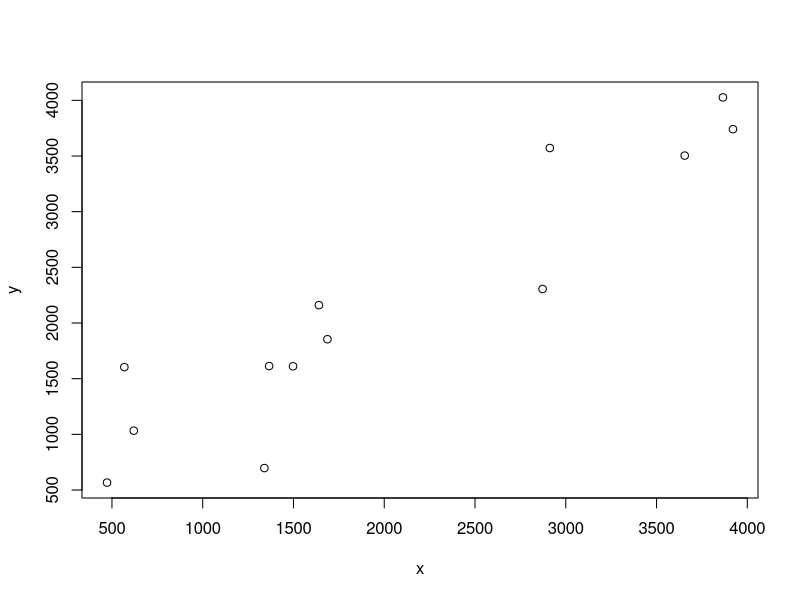
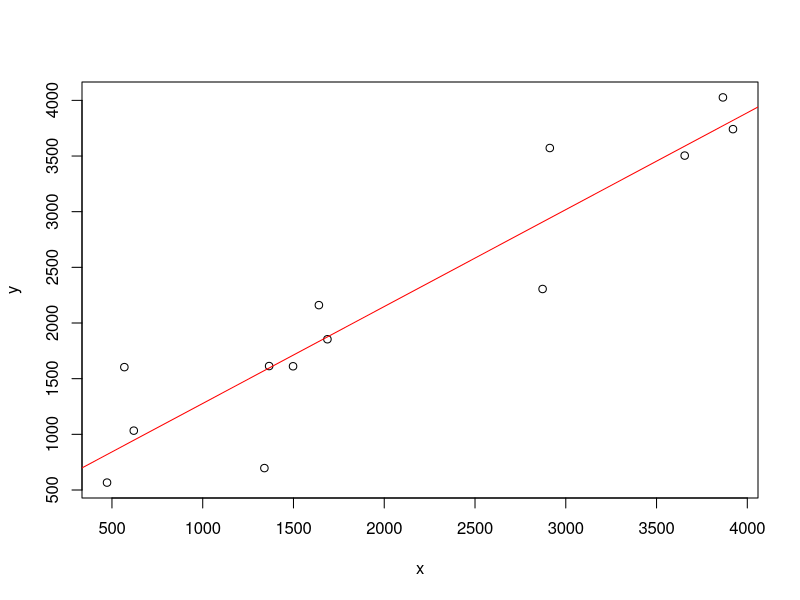
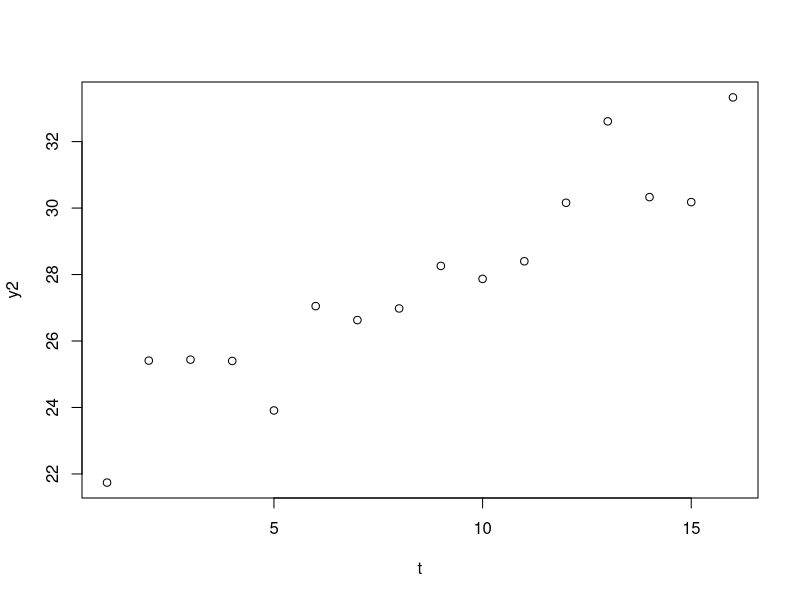
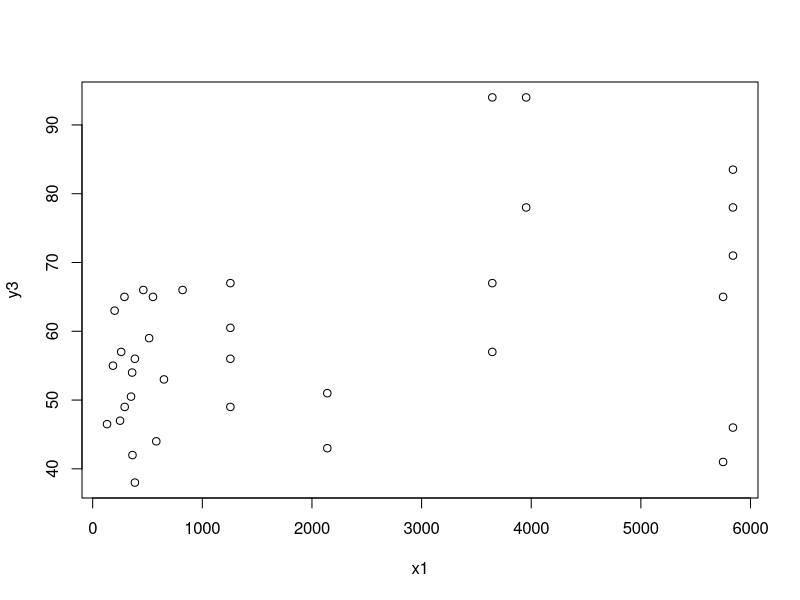
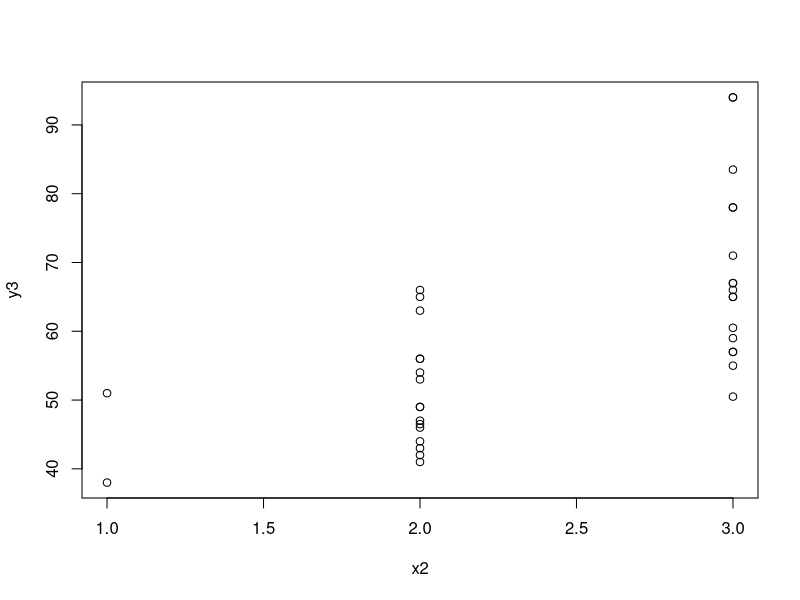
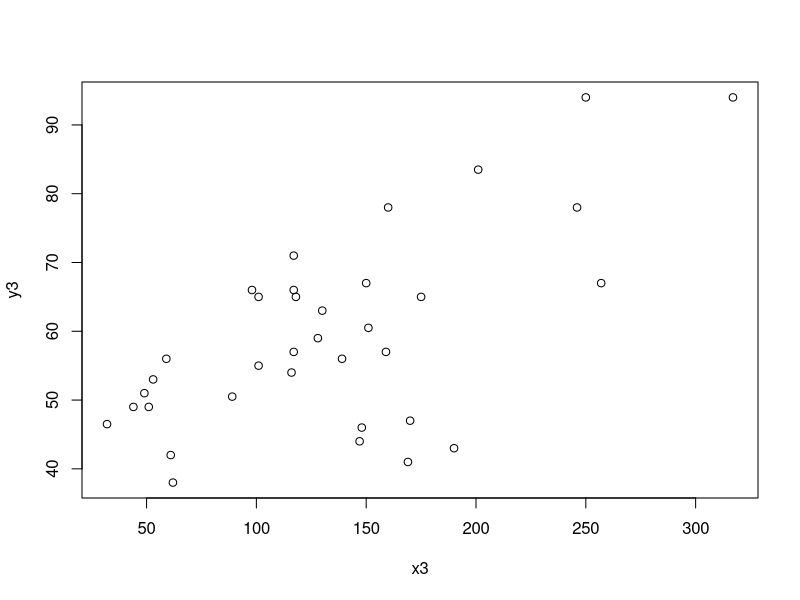

These charts were generated, in order, by the following R code:
## ---- chunk 1
y<-c(566.52,696.82,1033.15,1603.62,1611.37,1613.27,1854.17,2160.55,2305.58,3503.93,3571.89,3741.40,4026.52)
x<-c(472.92,1339.75,620.25,568.33,1497.6,1365.83,1687,1639.92,2872.33,3655.08,2912,3921,3865.67)
plot(y~x)
## ---- chunk 2
lin<-lm(y~x)
lin
## ---- chunk 3
plot(y~x)
abline(lm(y~x),col="red")
## ---- chunk 4
summary(lin)
qt(0.975,length(y)-2)
## ---- chunk 5
confint(lin, level=0.99)  
## ---- chunk 6
MSR<-sum((0.8705*x+407.0315-mean(y))^2)
SSE<-sum((y-(0.8705*x+407.0315))^2)
MSE<-SSE/(length(y)-2)
F_stat<-MSR/MSE
F_stat
## ---- chunk 7
qf(0.95,1,11)
## ---- chunk 8
t_stat<-8.344
t_stat^2
F_stat
## ---- chunk 9
F_value<-qf(0.95,1,11)
T_value<-qt(0.975,11)
F_value
T_value^2
## ---- chunk 10
T_value90<-pt(0.95,11)
c00<-(1/length(y))+(mean(x))^2/sum((x-mean(x))^2)
s<-sqrt(SSE/(length(y)-2))
407.0315-T_value90*sqrt(c00)*s
407.0315+T_value90*sqrt(c00)*s
## ---- chunk 11
y0_hat<-0.8705*3000+407.0315
h00<-1/length(y)+(3000-mean(x))^2/sum((x-mean(x))^2)
y0_hat-T_value*s*sqrt(h00)
y0_hat+T_value*s*sqrt(h00)
## ---- chunk 12
y0_hat-T_value*s*sqrt(h00+1)
y0_hat+T_value*s*sqrt(h00+1)
## ---- chunk 13
SST<-sum((y-mean(y))^2)
SSR<-sum((0.8705*x+407.0315-mean(y))^2)
r<-sqrt(SSR/SST)

SST
SSR
SSE
r^2
## ---- chunk 14
y2<-c(21.74,25.41,25.44,25.4,23.91,27.05,26.63,26.98,28.26,27.87,28.4,30.16,32.61,30.33,30.18,33.33)
t<-c(1:16)
## ---- chunk 15
plot(y2~t)
## ---- chunk 16
lin2<-lm(y2~t)
lin2
## ---- chunk 17
new_t<-17
new_y<-0.603*new_t+22.606
new_y

new_t<-18
new_y2<-0.603*new_t+22.606
new_y2
## ---- chunk 18
b1<-0.603
b0<-22.606
SSE2<-sum((y2-(b0+b1*t))^2)
s2<-SSE2/(length(y2)-2)
s<-sqrt(s2)

SSE2
s2
s
## ---- chunk 19
summary(lin2)
## ---- chunk 20
newdata<-data.frame(t=17)
predict(lin2,newdata,interval="prediction",level=0.95)
## ---- chunk 21
hotel<-matrix(c(
385, 2, 59, 56.0,
385, 1, 62, 38.0,
1256, 2, 139, 56.0,
1256, 2, 51, 49.0,
1256, 3, 150, 67,
1256, 3, 151, 60.5,
350, 3, 89, 50.5,
292, 2, 44, 49,
185, 3, 101, 55,
290, 2, 101, 65,
3645, 3, 317, 94,
3645, 3, 159, 57,
3645, 3, 257, 67,
820, 2, 98, 66,
360, 2, 116, 54,
200, 2, 130, 63,
131, 2, 32, 46.5,
515, 3, 128, 59,
550, 3, 118, 65,
260, 3, 117, 57,
650, 2, 53, 53,
580, 2, 147, 44,
363, 2, 61, 42,
250, 2, 170, 47,
462, 3, 117, 66,
2140, 2, 190, 43,
2140, 1, 49, 51,
5750, 3, 175, 65,
5750, 2, 169, 41,
5840, 3, 160, 78,
5840, 3, 201, 83.5,
5840, 3, 117, 71,
5840, 2, 148, 46,
3954, 3, 250, 94,
3954, 3, 246, 78),ncol=4,byrow=T)

hotel<-data.frame(hotel)
names(hotel)<-c("x1","x2","x3","y3")

x1<-hotel[,1]
x2<-hotel[,2]
x3<-hotel[,3]
y3<-hotel[,4]
## ---- chunk 22
plot(y3~x1)
## ---- chunk 23
plot(y3~x2)
## ---- chunk 24
plot(y3~x3)
## ---- chunk 25
ln1<-lm(y3~x1)
ln1

SSR1<-sum((0.00286*x1+53.61916-mean(y3))^2)
SST1<-sum((y3-(0.00286*x1+53.61916))^2)
coef1<-SSR1/SST1
coef1
## ---- chunk 26
ln2<-lm(y3~x2)
ln2

SSR2<-sum((14.98*x2+22.96-mean(y3))^2)
SST2<-sum((y3-(14.98*x2+22.96))^2)
coef2<-SSR2/SST2
coef2
## ---- chunk 27
ln3<-lm(y3~x3)
ln3

SSR3<-sum((0.1366*x3+41.1123-mean(y3))^2)
SST3<-sum((y3-(0.1366*x3+41.1123))^2)
coef3<-SSR3/SST3
coef3
## ---- chunk 28
qt(.075,length(y3)-2)
## ---- chunk 29
summary(ln1)
## ---- chunk 30
summary(ln2)
## ---- chunk 31
summary(ln3)
## ---- chunk 32
newdata1=data.frame(x2=3)
predict(ln2,newdata1,interval="prediction",level=0.95)   
## ---- chunk 33
predict(ln2,newdata1,interval="confidence",level=0.95)  
